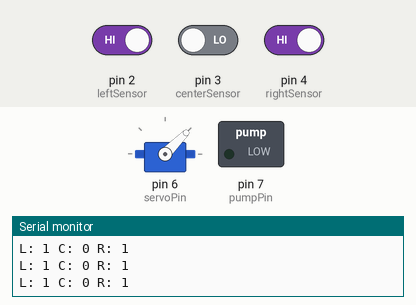
A sketch run on a simulated Arduino Uno, built with avr-gcc and run on an emulated ATmega328P. On the bench: servo, switched loads named in the sketch (green lamp = pin HIGH), the last lines printed to the serial monitor. Inputs (shaded band) come from the test bench; at power-on: pin 2 (leftSensor) HIGH, pin 3 (centerSensor) LOW, pin 4 (rightSensor) HIGH.

Above: at 2.8 s.
2.9 s: pin 2 (leftSensor) driven LOW
At 3.4 s:
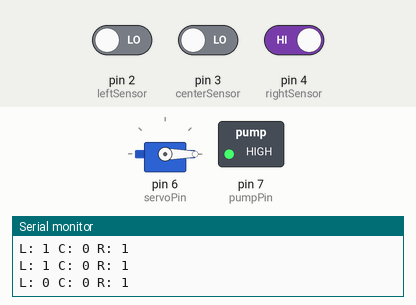
4.5 s: pin 3 (centerSensor) driven HIGH
At 6.1 s:
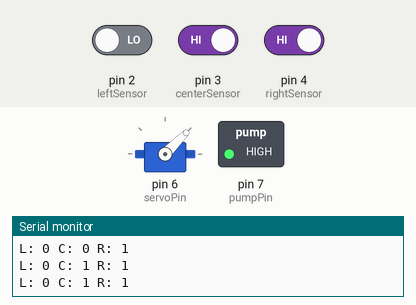
6.5 s: pin 3 (centerSensor) driven LOW
At 7.7 s:
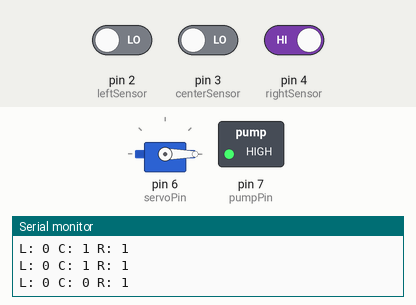
8.5 s: pin 2 (leftSensor) driven HIGH
At 10.2 s:
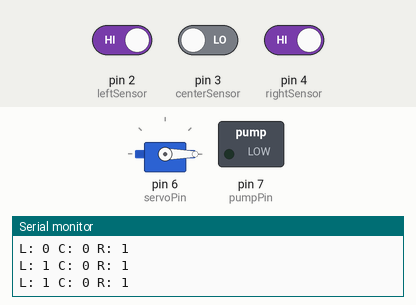
10.5 s: pin 4 (rightSensor) driven LOW
At 12.0 s:
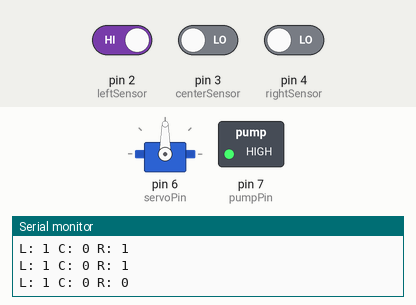
12.5 s: pin 4 (rightSensor) driven HIGH
At 13.5 s:
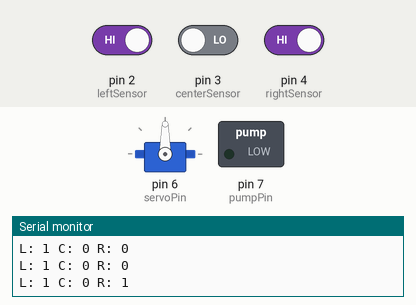
Timing chart, 0 to 15.5 s (numbered marks = the images above; inputs shaded):
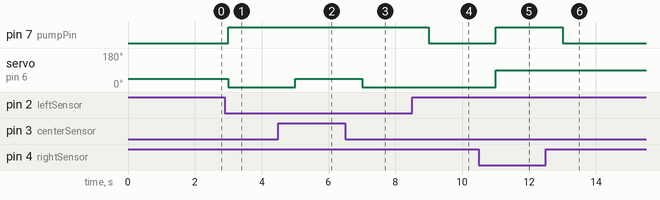

Measured:
- after the input at 2.9 s, pin 7 (pumpPin): LOW → HIGH after 0.10 s; servo on pin 6 (servoPin): 45° → 0° after 0.10 s
- after the input at 4.5 s, servo on pin 6 (servoPin): 0° → 45° after 0.50 s
- after the input at 6.5 s, servo on pin 6 (servoPin): 45° → 0° after 0.50 s
- after the input at 8.5 s, pin 7 (pumpPin): HIGH → LOW after 0.50 s
- after the input at 10.5 s, pin 7 (pumpPin): LOW → HIGH after 0.50 s; servo on pin 6 (servoPin): 0° → 90° after 0.50 s
- after the input at 12.5 s, pin 7 (pumpPin): HIGH → LOW after 0.51 s

The sketch:

FIRE_EXTINGUSHER.ino
```cpp
#include <Servo.h>

Servo myServo;

// Flame sensor pins
const int leftSensor   = 2;
const int centerSensor = 3;
const int rightSensor  = 4;

// Pump pin
const int pumpPin = 7;

// Servo pin
const int servoPin = 6;

void setup() {
  pinMode(leftSensor, INPUT);
  pinMode(centerSensor, INPUT);
  pinMode(rightSensor, INPUT);
  pinMode(pumpPin, OUTPUT);

  myServo.attach(servoPin);
  myServo.write(45);   // Default center position

  Serial.begin(9600);
}

void loop() {

  int left   = digitalRead(leftSensor);
  int center = digitalRead(centerSensor);
  int right  = digitalRead(rightSensor);

  Serial.print("L: "); Serial.print(left);
  Serial.print(" C: "); Serial.print(center);
  Serial.print(" R: "); Serial.println(right);

  // Flame detected (LOW = flame)
  if (center == 1) {
    myServo.write(45);
    digitalWrite(pumpPin, HIGH);
  }
  else if (left == LOW) {
    myServo.write(0);
    digitalWrite(pumpPin, HIGH);
  }
  else if (right == LOW) {
    myServo.write(90);
    digitalWrite(pumpPin, HIGH);
  }
  else {
    digitalWrite(pumpPin, LOW);  // No flame
  }

  delay(1000);
}
```
